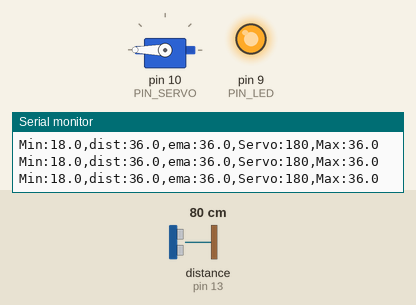
Simulated run of this sketch. Board: Arduino Uno, built with avr-gcc and run on an emulated ATmega328P. Parts: servo, output pins drawn as LEDs (lit = HIGH), the last lines printed to the serial monitor. Wiring (inferred from the names in the program): ultrasonic range finder: trigger pin 12; echo pin 13. Inputs (shaded band) come from the test bench; at power-on: distance to the obstacle (sensor on pin 13) 80 cm. The echo pulse lasts 58.3 µs per cm; pins used as bus, display or sensor lines are not drawn.

Above: at 1.2 s.
1.3 s: distance to the obstacle (sensor on pin 13) set to 35 cm
At 1.82 s:
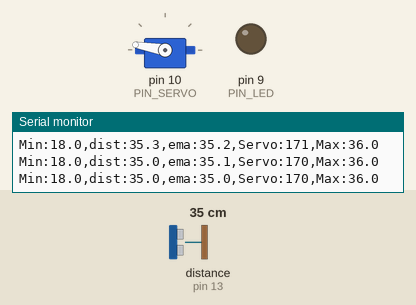
4.3 s: distance to the obstacle (sensor on pin 13) set to 2 cm
At 5.5 s:
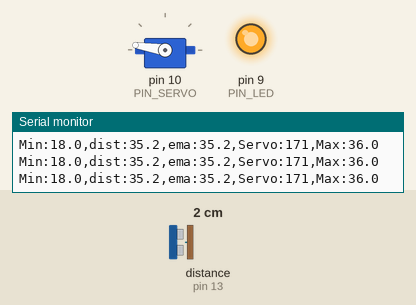
5.8 s: distance to the obstacle (sensor on pin 13) set to 18 cm
At 6.73 s:
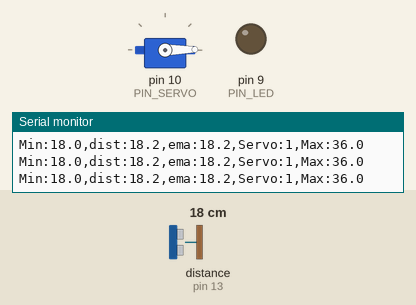
8.8 s: distance to the obstacle (sensor on pin 13) set to 4 cm
At 9.1 s:
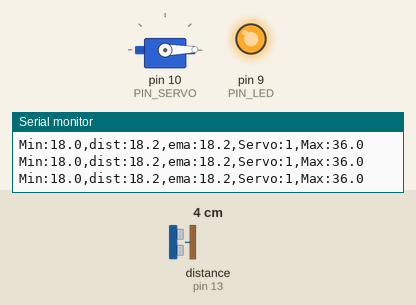
Timing chart, 0 to 11.3 s (numbered marks = the images above; inputs shaded):
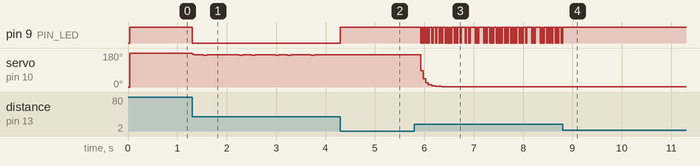

Measured:
- after the input at 1.3 s, pin 9 (PIN_LED): HIGH → LOW at once
- after the input at 4.3 s, pin 9 (PIN_LED): LOW → HIGH at once; servo on pin 10 (PIN_SERVO): stops changing and stays 171°
- after the input at 5.8 s, servo on pin 10 (PIN_SERVO): moves from 171° to 1° over 0.55 s, starting after 0.13 s
- after the input at 8.8 s, pin 9 (PIN_LED): goes on until 8.8 s, then stays HIGH

The sketch:

20243138________11p07.ino
```cpp
#include <Servo.h>

// Arduino pin assignment
#define PIN_LED   9   // LED active-low
#define PIN_TRIG  12  // sonar sensor TRIGGER
#define PIN_ECHO  13  // sonar sensor ECHO
#define PIN_SERVO 10  // servo motor

// Configurable parameters for sonar
#define SND_VEL 346.0     // sound velocity at 24 celsius degree (unit: m/sec)
#define INTERVAL 25       // sampling interval (unit: msec)
#define PULSE_DURATION 10 // ultra-sound Pulse Duration (unit: usec)
#define _DIST_MIN 180.0   // minimum distance to be measured (unit: mm)
#define _DIST_MAX 360.0   // maximum distance to be measured (unit: mm)
#define TIMEOUT ((INTERVAL / 2) * 1000.0) // maximum echo waiting time (unit: usec)
#define SCALE (0.001 * 0.5 * SND_VEL) // coefficient to convert duration to distance

#define _EMA_ALPHA 0.5    // EMA weight of new sample (range: 0 to 1)

// Global variables
float dist_ema = _DIST_MAX; // unit: mm
unsigned long last_sampling_time; // unit: ms

Servo myservo;

void setup() {
  pinMode(PIN_LED, OUTPUT);
  pinMode(PIN_TRIG, OUTPUT);
  pinMode(PIN_ECHO, INPUT);
  digitalWrite(PIN_TRIG, LOW);

  myservo.attach(PIN_SERVO);
  myservo.write(0); // Start at 0 degrees

  Serial.begin(57600);
}

void loop() {
  if (millis() < (last_sampling_time + INTERVAL)) return;

  float dist_raw = USS_measure(PIN_TRIG, PIN_ECHO);

  // Apply range filter
  if (dist_raw == 0.0 || dist_raw > _DIST_MAX || dist_raw < _DIST_MIN) {
    dist_raw = dist_ema; // 유지하여 급격한 변화 방지
    digitalWrite(PIN_LED, HIGH); // LED OFF
  } else {
    digitalWrite(PIN_LED, LOW);  // LED ON
  }

  // Apply EMA filter
  dist_ema = _EMA_ALPHA * dist_raw + (1 - _EMA_ALPHA) * dist_ema;

  // Calculate servo angle based on filtered distance
  int servo_angle;
  if (dist_ema <= _DIST_MIN) {
    servo_angle = 0;  // 0 degrees
  } else if (dist_ema >= _DIST_MAX) {
    servo_angle = 180; // 180 degrees
  } else {
    servo_angle = map(dist_ema, _DIST_MIN, _DIST_MAX, 0, 180);
  }

  myservo.write(servo_angle);

  // Serial output format for plotting
  Serial.print("Min:"); Serial.print(_DIST_MIN / 10.0, 1); // cm
  Serial.print(",dist:"); Serial.print(dist_raw / 10.0, 1); // cm
  Serial.print(",ema:"); Serial.print(dist_ema / 10.0, 1);  // cm
  Serial.print(",Servo:"); Serial.print(servo_angle);
  Serial.print(",Max:"); Serial.print(_DIST_MAX / 10.0, 1); // cm
  Serial.println("");

  last_sampling_time += INTERVAL;
}

// Get a distance reading from USS. Return value is in millimeters.
float USS_measure(int TRIG, int ECHO) {
  digitalWrite(TRIG, HIGH);
  delayMicroseconds(PULSE_DURATION);
  digitalWrite(TRIG, LOW);

  return pulseIn(ECHO, HIGH, TIMEOUT) * SCALE; // unit: mm
}
```
